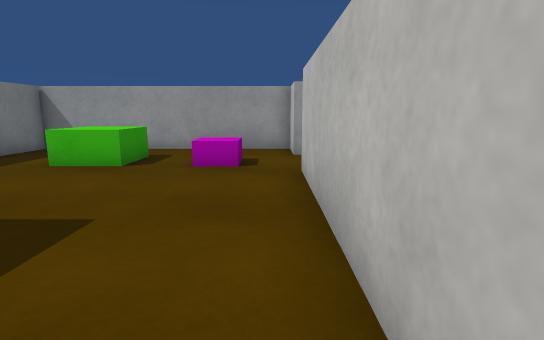
[1] (above)

14 first-person views from a walk through a 3-D level made in the Unity game engine. The camera is 0.58 m above the floor, tilts 10° down and sees 80° across. The floor is counted in squares, 0.5 m on a side. Each view is taken from the middle of a square. On the plan, view 1 faces up. The plan holds only what a view shows up to about 13 squares ahead; the rest is blank. The place goes on beyond the plan. The player is left out. Surface patterns are stand-ins for the level's own textures.

[2]
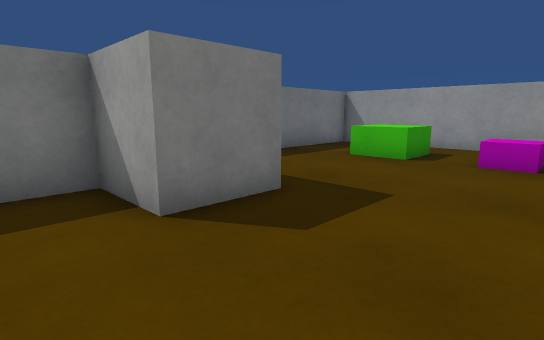

[3]
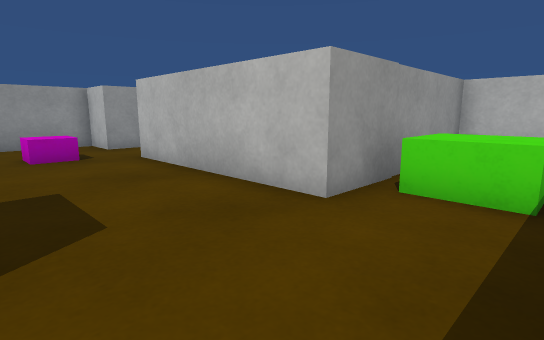

[4]
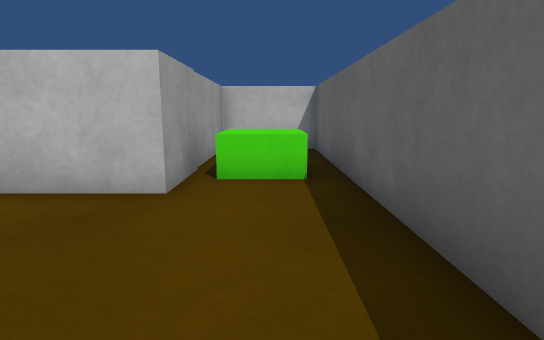

[5]
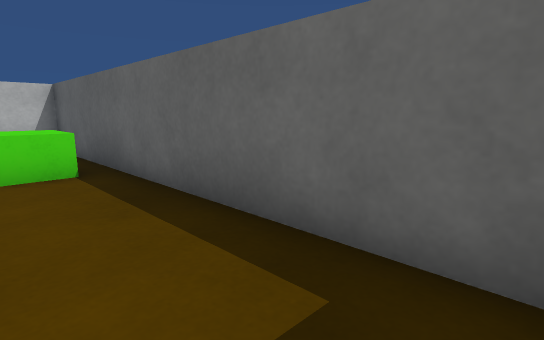

[6]
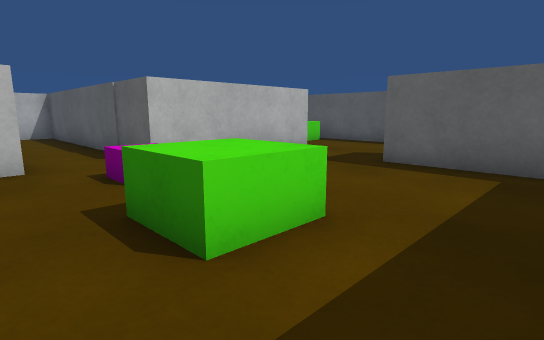

[7]
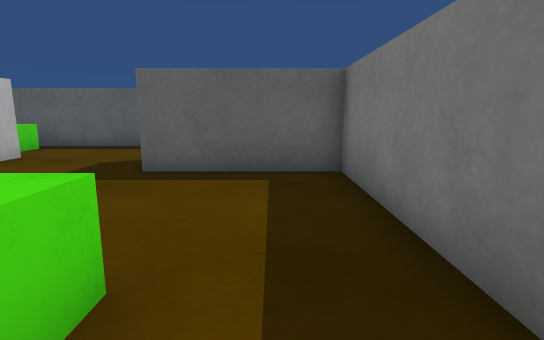

[8]
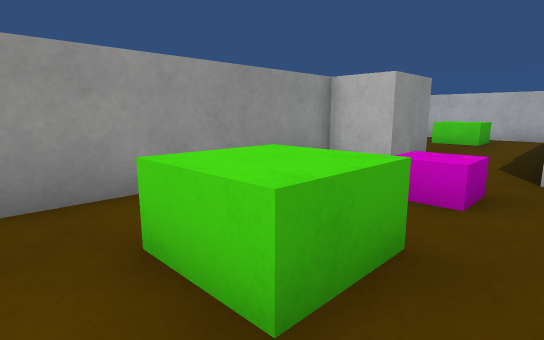

[9]
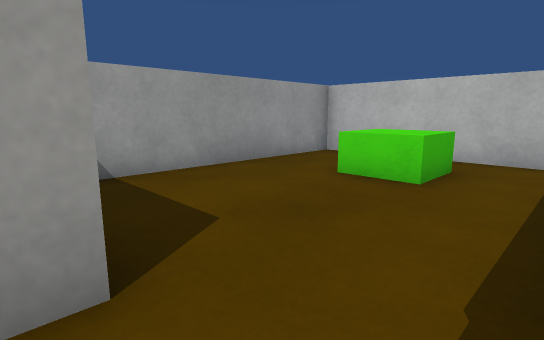

[10]
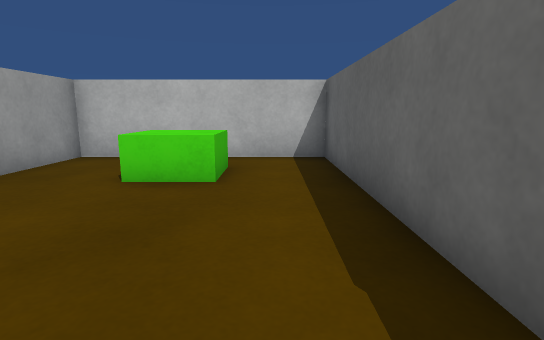

[11]
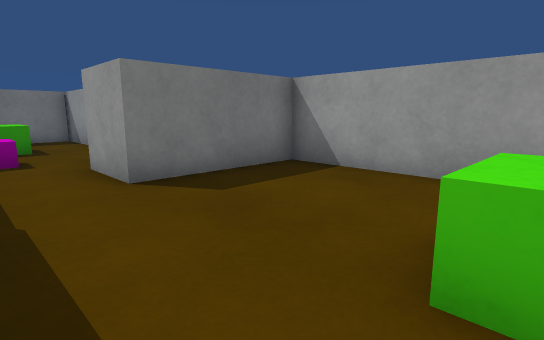

[12]
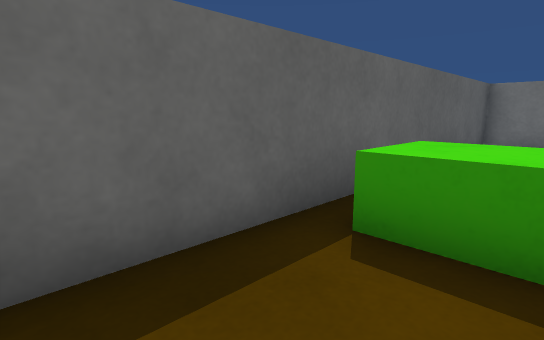

[13]
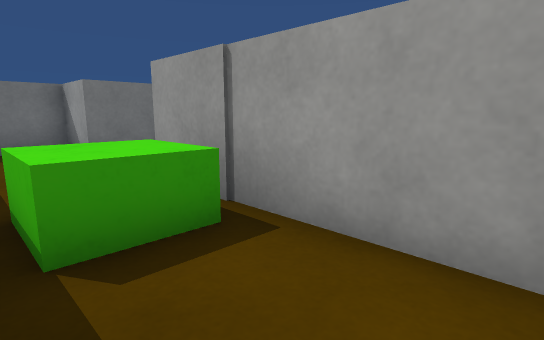

[14]
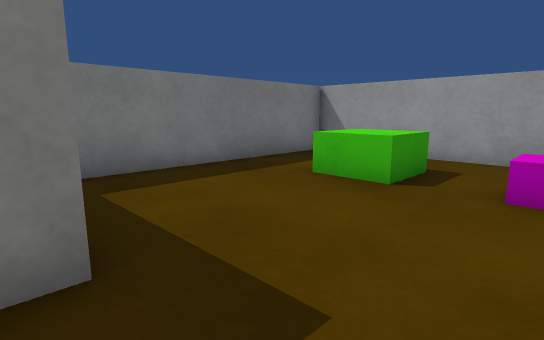

### Floor plan
Points are (right, up) in squares from view 1. A wall is a line through its corners. A room is listed if a view was taken in it or the views show most of it. See-through windows are left out.
Room 1 (views 1, 2, 3, 4, 5, 6, 7, 8, 12, 13, 14)
walls: (0.6, 9) (0.6, 10.6) (-7.4, 10.6) (-7.4, 2.6) (-3.4, 2.6) (-3.4, 0.6) (-5.4, 0.6) (-5.4, -2.4) (6.6, -2.4) (6.6, 0.6) (0.6, 0.6) (0.6, 6.6)
ways out: opening at (1.5, 7.5) to room 2
objects: green box (-5, 7) to (-3, 9); other object (-1, 7) to (-1, 8); green box (2, -1) to (3, 0)
Room 2 (views 9, 10, 11)
walls: (0.6, 6.6) (10.6, 6.6) (10.6, 13.1) (2.6, 13.1) (2.6, 9) (0.6, 9)
ways out: opening at (1.5, 7.5) to room 1
objects: green box (8, 9) to (9, 10)

Where each view was taken, in squares from view 1:
view 1: 0 up, 0 right, facing up
view 2: 1 down, 0 right, facing up-left
view 3: 2 down, 3 left, facing up-right
view 4: 1 down, 4 left, facing right
view 5: 0 up, 5 left, facing down-right
view 6: 10 up, 7 left, facing down-right
view 7: 9 up, 6 left, facing down
view 8: 6 up, 6 left, facing up-right
view 9: 7 up, 2 right, facing up-right
view 10: 8 up, 2 right, facing right
view 11: 7 up, 8 right, facing up-left
view 12: 0 up, 6 right, facing down-left
view 13: 2 down, 6 right, facing up-left
view 14: 2 up, 1 left, facing up-left
